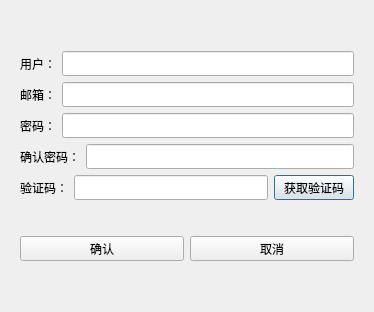
<?xml version="1.0" encoding="UTF-8"?>
<ui version="4.0">
 <class>RegisterDialog</class>
 <widget class="QDialog" name="RegisterDialog">
  <property name="geometry">
   <rect>
    <x>0</x>
    <y>0</y>
    <width>374</width>
    <height>312</height>
   </rect>
  </property>
  <property name="windowTitle">
   <string>RegisterDialog</string>
  </property>
  <layout class="QVBoxLayout" name="verticalLayout_2">
   <item>
    <layout class="QVBoxLayout" name="verticalLayout">
     <item>
      <widget class="QStackedWidget" name="stackedWidget">
       <widget class="QWidget" name="page">
        <layout class="QVBoxLayout" name="verticalLayout_3">
         <item>
          <spacer name="verticalSpacer">
           <property name="orientation">
            <enum>Qt::Orientation::Vertical</enum>
           </property>
           <property name="sizeHint" stdset="0">
            <size>
             <width>20</width>
             <height>40</height>
            </size>
           </property>
          </spacer>
         </item>
         <item>
          <layout class="QHBoxLayout" name="horizontalLayout">
           <item>
            <widget class="QLabel" name="user_label">
             <property name="minimumSize">
              <size>
               <width>0</width>
               <height>25</height>
              </size>
             </property>
             <property name="maximumSize">
              <size>
               <width>16777215</width>
               <height>25</height>
              </size>
             </property>
             <property name="text">
              <string>用户：</string>
             </property>
            </widget>
           </item>
           <item>
            <widget class="QLineEdit" name="user_edit">
             <property name="minimumSize">
              <size>
               <width>0</width>
               <height>25</height>
              </size>
             </property>
             <property name="maximumSize">
              <size>
               <width>16777215</width>
               <height>25</height>
              </size>
             </property>
            </widget>
           </item>
          </layout>
         </item>
         <item>
          <layout class="QHBoxLayout" name="horizontalLayout_2">
           <item>
            <widget class="QLabel" name="email_label">
             <property name="minimumSize">
              <size>
               <width>0</width>
               <height>25</height>
              </size>
             </property>
             <property name="maximumSize">
              <size>
               <width>16777215</width>
               <height>25</height>
              </size>
             </property>
             <property name="text">
              <string>邮箱：</string>
             </property>
            </widget>
           </item>
           <item>
            <widget class="QLineEdit" name="email_edit">
             <property name="minimumSize">
              <size>
               <width>0</width>
               <height>25</height>
              </size>
             </property>
             <property name="maximumSize">
              <size>
               <width>16777215</width>
               <height>25</height>
              </size>
             </property>
            </widget>
           </item>
          </layout>
         </item>
         <item>
          <layout class="QHBoxLayout" name="horizontalLayout_3">
           <item>
            <widget class="QLabel" name="pass_label">
             <property name="minimumSize">
              <size>
               <width>0</width>
               <height>25</height>
              </size>
             </property>
             <property name="maximumSize">
              <size>
               <width>16777215</width>
               <height>25</height>
              </size>
             </property>
             <property name="text">
              <string>密码：</string>
             </property>
            </widget>
           </item>
           <item>
            <widget class="QLineEdit" name="pass_edit">
             <property name="minimumSize">
              <size>
               <width>0</width>
               <height>25</height>
              </size>
             </property>
             <property name="maximumSize">
              <size>
               <width>16777215</width>
               <height>25</height>
              </size>
             </property>
            </widget>
           </item>
          </layout>
         </item>
         <item>
          <layout class="QHBoxLayout" name="horizontalLayout_4">
           <item>
            <widget class="QLabel" name="confirmpass_label">
             <property name="minimumSize">
              <size>
               <width>0</width>
               <height>25</height>
              </size>
             </property>
             <property name="maximumSize">
              <size>
               <width>16777215</width>
               <height>25</height>
              </size>
             </property>
             <property name="text">
              <string>确认密码：</string>
             </property>
            </widget>
           </item>
           <item>
            <widget class="QLineEdit" name="confirmpass_edit">
             <property name="minimumSize">
              <size>
               <width>0</width>
               <height>25</height>
              </size>
             </property>
             <property name="maximumSize">
              <size>
               <width>16777215</width>
               <height>25</height>
              </size>
             </property>
            </widget>
           </item>
          </layout>
         </item>
         <item>
          <layout class="QHBoxLayout" name="horizontalLayout_5">
           <item>
            <widget class="QLabel" name="verify_label">
             <property name="minimumSize">
              <size>
               <width>0</width>
               <height>25</height>
              </size>
             </property>
             <property name="maximumSize">
              <size>
               <width>16777215</width>
               <height>25</height>
              </size>
             </property>
             <property name="text">
              <string>验证码：</string>
             </property>
            </widget>
           </item>
           <item>
            <widget class="QLineEdit" name="verify_edit">
             <property name="minimumSize">
              <size>
               <width>0</width>
               <height>25</height>
              </size>
             </property>
             <property name="maximumSize">
              <size>
               <width>16777215</width>
               <height>25</height>
              </size>
             </property>
            </widget>
           </item>
           <item>
            <widget class="QPushButton" name="get_code">
             <property name="minimumSize">
              <size>
               <width>0</width>
               <height>25</height>
              </size>
             </property>
             <property name="maximumSize">
              <size>
               <width>16777215</width>
               <height>25</height>
              </size>
             </property>
             <property name="text">
              <string>获取验证码</string>
             </property>
            </widget>
           </item>
          </layout>
         </item>
         <item>
          <spacer name="verticalSpacer_2">
           <property name="orientation">
            <enum>Qt::Orientation::Vertical</enum>
           </property>
           <property name="sizeHint" stdset="0">
            <size>
             <width>20</width>
             <height>40</height>
            </size>
           </property>
          </spacer>
         </item>
         <item>
          <layout class="QHBoxLayout" name="horizontalLayout_6">
           <item>
            <widget class="QPushButton" name="confirm_btn">
             <property name="minimumSize">
              <size>
               <width>0</width>
               <height>25</height>
              </size>
             </property>
             <property name="maximumSize">
              <size>
               <width>16777215</width>
               <height>25</height>
              </size>
             </property>
             <property name="text">
              <string>确认</string>
             </property>
            </widget>
           </item>
           <item>
            <widget class="QPushButton" name="cancel_btn">
             <property name="minimumSize">
              <size>
               <width>0</width>
               <height>25</height>
              </size>
             </property>
             <property name="maximumSize">
              <size>
               <width>16777215</width>
               <height>25</height>
              </size>
             </property>
             <property name="text">
              <string>取消</string>
             </property>
            </widget>
           </item>
          </layout>
         </item>
         <item>
          <spacer name="verticalSpacer_3">
           <property name="orientation">
            <enum>Qt::Orientation::Vertical</enum>
           </property>
           <property name="sizeHint" stdset="0">
            <size>
             <width>20</width>
             <height>40</height>
            </size>
           </property>
          </spacer>
         </item>
        </layout>
       </widget>
       <widget class="QWidget" name="page_2"/>
      </widget>
     </item>
    </layout>
   </item>
  </layout>
 </widget>
 <resources/>
 <connections/>
</ui>
